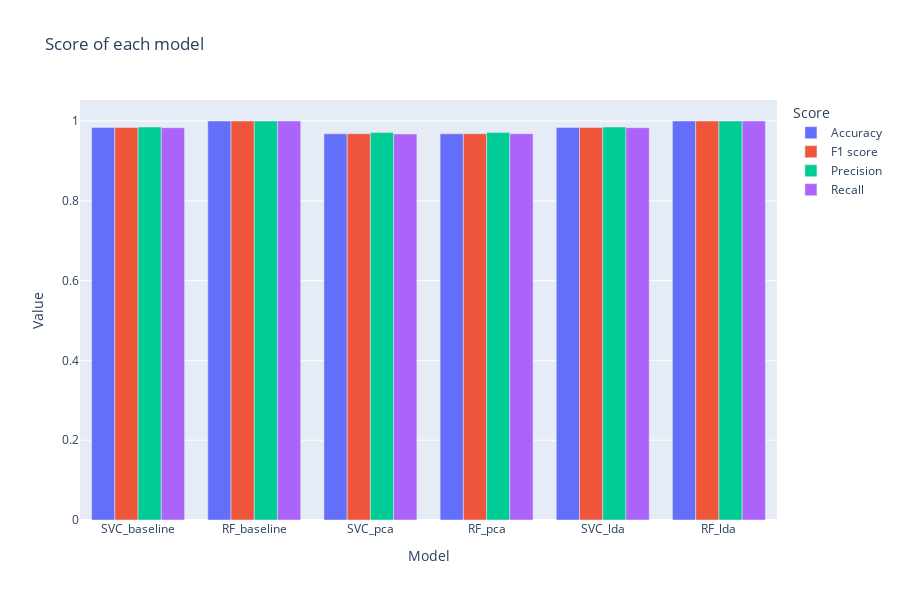

Write notebook code for a chart like this one.
### Code cell
import plotly.express as px
fig = px.bar(before_df, x='Model', color="Score",
             y='Value',
             title="Score of each model",
             barmode='group',
             height=600
            )

fig.show()

### Figure 1 — Plotly figure (JSON) as saved in the notebook; plotly's stock layout.template omitted (floating-point values rounded to 4 significant figures)
{"data": [{"alignmentgroup": "True", "hovertemplate": "Score=Accuracy<br>Model=%{x}<br>Value=%{y}<extra></extra>", "legendgroup": "Accuracy", "marker": {"color": "#636efa"}, "name": "Accuracy", "offsetgroup": "Accuracy", "orientation": "v", "showlegend": true, "textposition": "auto", "type": "bar", "x": ["SVC_baseline", "RF_baseline", "SVC_pca", "RF_pca", "SVC_lda", "RF_lda"], "xaxis": "x", "y": [0.9839, 1, 0.9677, 0.9677, 0.9839, 1], "yaxis": "y"}, {"alignmentgroup": "True", "hovertemplate": "Score=F1 score<br>Model=%{x}<br>Value=%{y}<extra></extra>", "legendgroup": "F1 score", "marker": {"color": "#EF553B"}, "name": "F1 score", "offsetgroup": "F1 score", "orientation": "v", "showlegend": true, "textposition": "auto", "type": "bar", "x": ["SVC_baseline", "RF_baseline", "SVC_pca", "RF_pca", "SVC_lda", "RF_lda"], "xaxis": "x", "y": [0.9837, 1, 0.9682, 0.9682, 0.9837, 1], "yaxis": "y"}, {"alignmentgroup": "True", "hovertemplate": "Score=Precision<br>Model=%{x}<br>Value=%{y}<extra></extra>", "legendgroup": "Precision", "marker": {"color": "#00cc96"}, "name": "Precision", "offsetgroup": "Precision", "orientation": "v", "showlegend": true, "textposition": "auto", "type": "bar", "x": ["SVC_baseline", "RF_baseline", "SVC_pca", "RF_pca", "SVC_lda", "RF_lda"], "xaxis": "x", "y": [0.9848, 1, 0.971, 0.971, 0.9848, 1], "yaxis": "y"}, {"alignmentgroup": "True", "hovertemplate": "Score=Recall<br>Model=%{x}<br>Value=%{y}<extra></extra>", "legendgroup": "Recall", "marker": {"color": "#ab63fa"}, "name": "Recall", "offsetgroup": "Recall", "orientation": "v", "showlegend": true, "textposition": "auto", "type": "bar", "x": ["SVC_baseline", "RF_baseline", "SVC_pca", "RF_pca", "SVC_lda", "RF_lda"], "xaxis": "x", "y": [0.9833, 1, 0.9675, 0.9683, 0.9833, 1], "yaxis": "y"}], "layout": {"barmode": "group", "height": 600, "legend": {"title": {"text": "Score"}, "tracegroupgap": 0}, "title": {"text": "Score of each model"}, "xaxis": {"anchor": "y", "domain": [0, 1], "title": {"text": "Model"}}, "yaxis": {"anchor": "x", "domain": [0, 1], "title": {"text": "Value"}}}}
